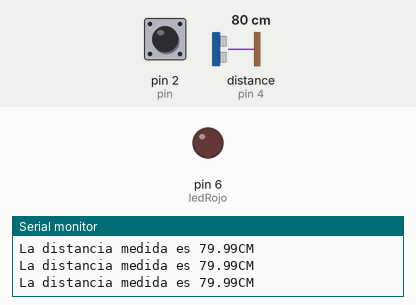
The sketch below on a simulated Arduino Uno, built with avr-gcc and run on an emulated ATmega328P. Parts: output pins drawn as LEDs (lit = HIGH), the last lines printed to the serial monitor. Wiring (inferred from the names in the program): ultrasonic range finder: trigger pin 5; echo pin 4. Inputs (shaded band) come from the test bench; at power-on: pin 2 (pin) LOW, distance to the obstacle (sensor on pin 4) 80 cm. The echo pulse lasts 58.3 µs per cm; pins used as bus, display or sensor lines are not drawn.

Above: at 1.2 s.
1.3 s: pin 2 (pin) driven HIGH
At 2.1 s:
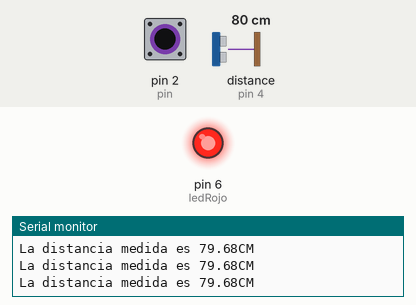
8.8 s: pin 2 (pin) pulsed LOW 2 times (0.12 s each, 0.3 s apart)
10.9 s: pin 2 (pin) pulsed LOW 5 times (0.12 s each, 0.3 s apart)
Timing chart, 0 to 13.9 s (numbered marks = the images above; inputs shaded):
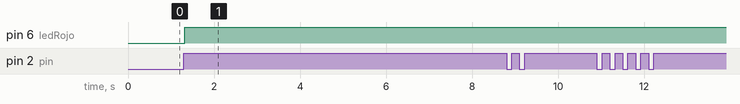

The sketch:

Punto_1_TP2.ino
```cpp
const int Echo = 4;
const int Trigger = 5;

int ledRojo = 6;

float Distancia;
long Tiempo;

unsigned long tiempo1 = 0;
unsigned long tiempo2 = 0;

const int pin = 2;

void setup(){
  Serial.begin(9600);
  pinMode(Trigger, OUTPUT);
  pinMode(Echo, INPUT);
  pinMode(ledRojo, OUTPUT);
  attachInterrupt(digitalPinToInterrupt(pin),pir,RISING);
}

void loop(){
  digitalWrite(Trigger, HIGH);
  delayMicroseconds(10);
  digitalWrite(Trigger, LOW);

  Tiempo = (pulseIn(Echo, HIGH)/2);

  Distancia = float(Tiempo * 0.0343);
  Serial.print("La distancia medida es ");
  Serial.print(Distancia);
  Serial.println("CM");
}

void pir(){
  Serial.println("SENSOR ACTIVADO");
  led();
}

void led(){
  digitalWrite(ledRojo,1);
  delay(500);
  digitalWrite(ledRojo,0);
  delay(500);
  digitalWrite(ledRojo,1);
}
```

Measured:
- after the input at 1.3 s, pin 6 (ledRojo): LOW → HIGH at once
